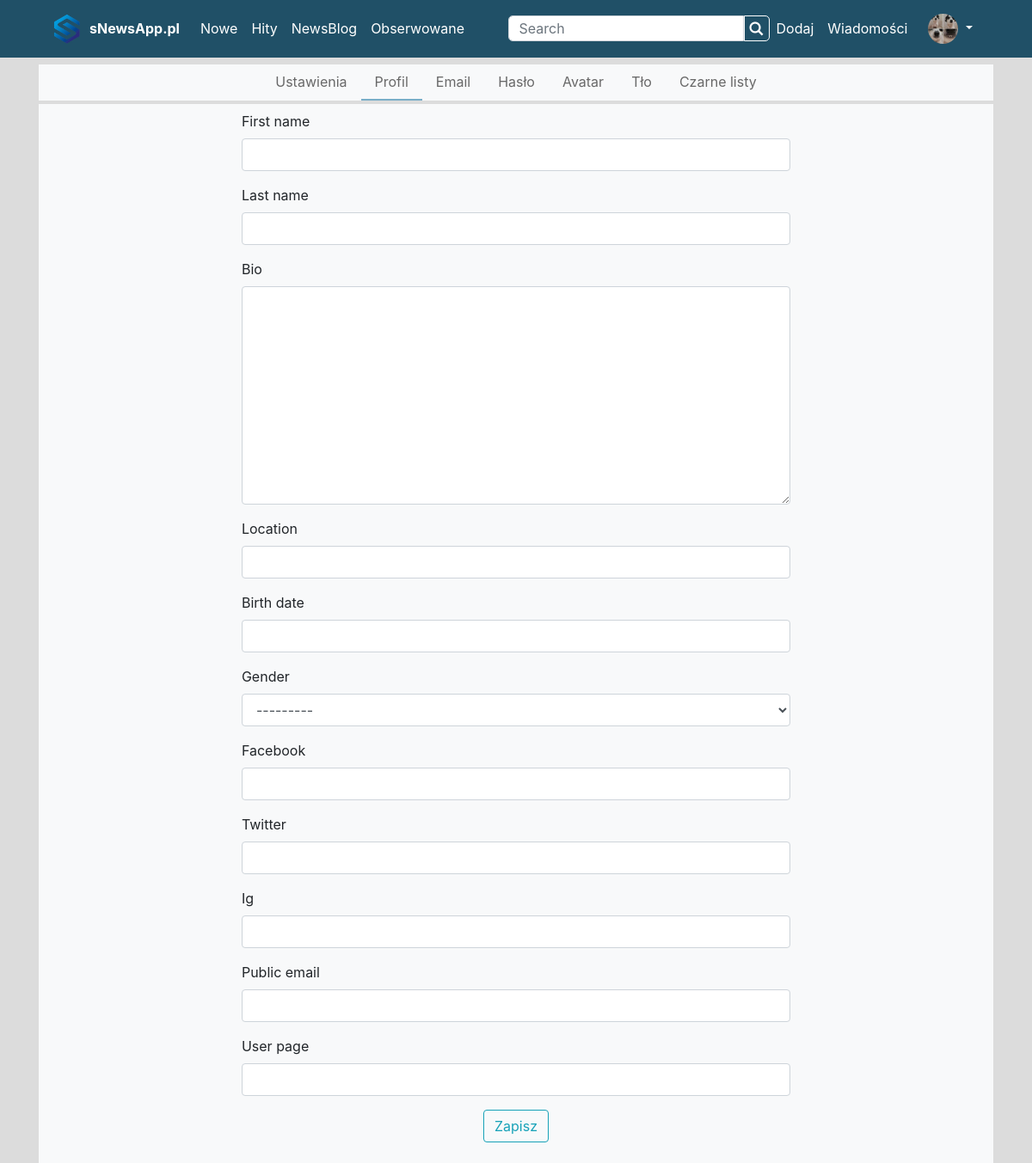
Page /profil/1/edycja (signed in) on the committed database.
### user/models.py (models this page shows)
class User(AbstractUser):
    class Genders(models.IntegerChoices):
        WOMEN = 0, 'Kobieta'
        MEN = 1, 'Mężczyza'
        NONE = 2, 'Niwuadu'
    bio = models.TextField(max_length=500, blank=True)
    location = models.CharField(max_length=30, blank=True)
    birth_date = models.DateField(null=True, blank=True)
    avatar = models.ImageField(blank=True, max_length=None, default='user.png', upload_to=upload_location)
    background = models.ImageField(blank=True, null=True, max_length=None, upload_to=upload_location)
    gender = models.IntegerField(choices=Genders.choices, blank=True, null=True)
    facebook = models.CharField(max_length=500, blank=True)
    twitter = models.CharField(max_length=500, blank=True)
    ig = models.CharField(max_length=500, blank=True)
    public_email = models.EmailField(max_length=500, blank=True)
    user_page = models.CharField(max_length=500, blank=True)

### user/views.py (the view, shortened to what this page needs)
# urls.py: path('<int:pk>/edycja', UserUpdate.as_view(), name='profile-edit'),
class UserUpdate(UpdateView):
    model = User
    fields = ['first_name', 'last_name', 'bio', 'location', 'birth_date', 'gender', 'facebook', 'twitter', 'ig',
              'public_email', 'user_page']
    template_name = 'users/user_update_form.html'

### templates/users/user_update_form.html
{% extends "users/user_edit_base.html" %}
{% load crispy_forms_filters %}
{% block update_forms %}
    <div class="row no-gutters justify-content-center bg-light mt-1 p-2">
        <div class="col-10 col-sm-9 col-md-7">
            <form method="post">{% csrf_token %}
                {{ form|crispy }}
                <div class="form-group center-box">
                    <button class="btn btn-outline-info" type="submit">Zapisz</button>
                </div>
            </form>
        </div>
    </div>
{% endblock %}

### templates/blog/header.html (shortened to what this page needs)
<div class="top-header">
    <div class="container-xl">
        <div class="row no-gutters">
            <div class="col">
                <nav class="navbar navbar-expand-lg navbar-light">
                {% load static %}
                    <img src='{% static "images/logo.png" %}' alt="Wypok.pl" class="navbar-logo mr-2">
                    <a class="navbar-brand font-weight-bold" href="{% url 'blog-home' %}">sNewsApp.pl</a>
                    <div class="collapse navbar-collapse" id="navbarSupportedContent">
                        <ul class="navbar-nav mr-auto">
                            <li class="nav-item active">
                                <a class="nav-link" href="{% url 'nowe' %}">Nowe <span class="sr-only">(current)</span></a>
                            </li>
                            <li class="nav-item">
                                <a class="nav-link" href="{% url 'hity' %}">Hity</a>
                            </li>
                            <li class="nav-item">
                                <a class="nav-link" href="{% url 'mikroblog' %}">NewsBlog</a>
                            </li>
                            {% if user.is_authenticated %}
                                <li class="nav-item">
                                    <a class="nav-link" href="{% url 'subscribed_content' %}">Obserwowane</a>
                                </li>
                            {% endif %}
                        </ul>
                        <form class="form-inline my-2 my-lg-0" action="{% url 'post-search' %}">
                            <input class="form-control search-input" id="searchbox" name="szukaj" type="text" value="{{ request.GET.szukaj }}" placeholder="Search" aria-label="Search">
                                <button class="btn  search-btn mr-2" type="submit">
                                    <i class="icon icon-search"></i>
                                </button>
                        </form>
                        <div class="nav-item ">
                            <a class="nav-link pl-0" href="{% url 'post-url-create' %}">Dodaj</a>
                        </div>
                        <div class="nav-item">
                            <a class="nav-link pl-0" href="#">Wiadomości</a>
                        </div>
                        <div class="navbar-nav nav-item dropdown">
                            {% if request.user.is_authenticated %}
                                <a class="nav-link dropdown-toggle" href="#" id="navbarDropdown" role="button"
                                   data-toggle="dropdown" aria-haspopup="true" aria-expanded="false">
                                    <img class="rounded-circle header-account-img" src="{{ request.user.avatar.url }}" alt="{{ request.user.username }}}">
                                </a>
                            {% endif %}
                        </div>
                    </div>
                </nav>
            </div>
        </div>
    </div>
</div>

### static/main.css (style rules this page uses)
body { background-color: gainsboro; }
.icon { cursor: pointer; }
.top-header { background-color: #205067; }
.top-header .nav-link, .navbar-brand { color: white !important; font-size: 16px; }
.navbar-logo { width: 35px; }
.header-account-img { width: 35px; }
.search-input { height: 30px; border-radius: 5px 0 0 5px; }
.search-btn { height: 30px; width: 30px; display: flex; justify-content: center; align-items: center; border: 1px solid white; border-radius: 0 5px 5px 0; color: white; }
.center-box { display: flex; flex-direction: column; align-items: center; }

### rows in the picture
User: user.avatar (picture), gender "---------"
